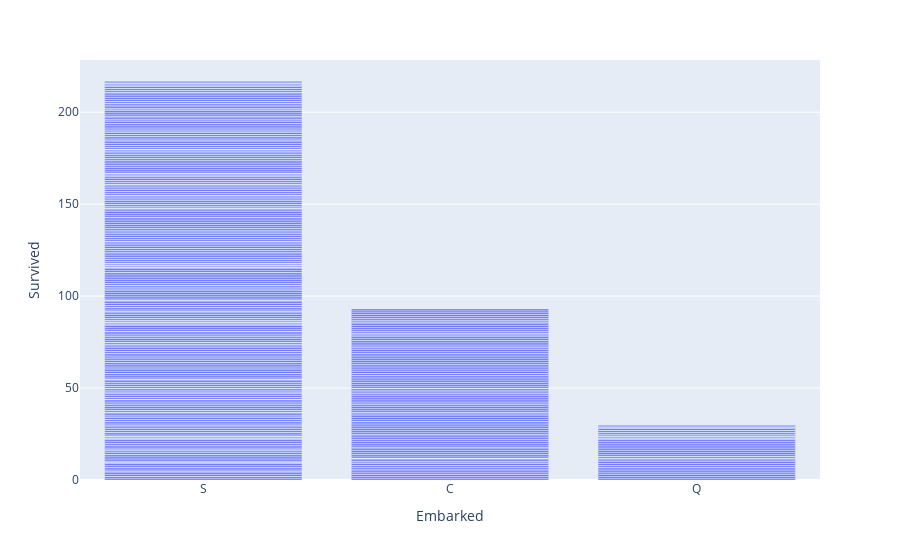

The code cell stored with this chart in its notebook:
### Code cell
px.bar(df_train, x='Embarked', y='Survived')

### Figure 1 — Plotly figure (JSON) as saved in the notebook; plotly's stock layout.template omitted (floating-point values rounded to 4 significant figures; data arrays with more than 128 entries replaced by an {"elided": "..."} marker saying what was removed)
{"data": [{"hovertemplate": "Embarked=%{x}<br>Survived=%{y}<extra></extra>", "legendgroup": "", "marker": {"color": "#636efa", "pattern": {"shape": ""}}, "name": "", "orientation": "v", "showlegend": false, "textposition": "auto", "type": "bar", "x": {"elided": "891 str values"}, "xaxis": "x", "y": {"elided": "891 int values"}, "yaxis": "y"}], "layout": {"barmode": "relative", "legend": {"tracegroupgap": 0}, "margin": {"t": 60}, "xaxis": {"anchor": "y", "domain": [0, 1], "title": {"text": "Embarked"}}, "yaxis": {"anchor": "x", "domain": [0, 1], "title": {"text": "Survived"}}}}
